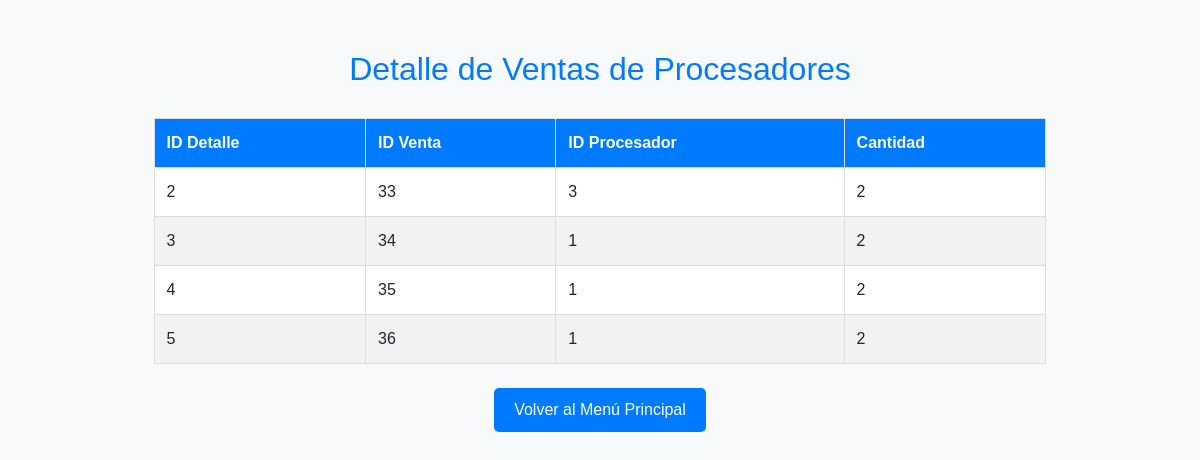
The app's page /super_admin/detalle_venta.php with its own data.
### tables this page shows
CREATE TABLE `detalles_venta` (
  `id_deta_ven_pro` int(11) NOT NULL,
  `id_venta` int(11) DEFAULT NULL,
  `id_procesadores` int(11) DEFAULT NULL,
  `cantidad` int(11) DEFAULT NULL
);

### super_admin/detalle_venta.php (the view, shortened to what this page needs)
<?php
$conex = new Database;
$con = $conex->conectar();
$sql = "SELECT id_deta_ven_pro, id_venta, id_procesadores, cantidad FROM detalles_venta";
$resultado = $con->query($sql);
?>
<!DOCTYPE html>
<html lang="es">
<head>
    <link href="https://cdn.jsdelivr.net/npm/bootstrap@5.3.2/dist/css/bootstrap.min.css" rel="stylesheet">
</head>
<body>
    <div class="container">
        <h2>Detalle de Ventas de Procesadores</h2>
        <table>
            <thead>
                <tr>
                    <th>ID Detalle</th>
                    <th>ID Venta</th>
                    <th>ID Procesador</th>
                    <th>Cantidad</th>
                </tr>
            </thead>
            <tbody>
                <?php while ($fila = $resultado->fetch(PDO::FETCH_ASSOC)): ?>
                    <tr>
                        <td><?= $fila['id_deta_ven_pro'] ?></td>
                        <td><?= $fila['id_venta'] ?></td>
                        <td><?= $fila['id_procesadores'] ?></td>
                        <td><?= $fila['cantidad'] ?></td>
                    </tr>
                <?php endwhile; ?>
            </tbody>
        </table>
        <div class="text-center mt-4">
            <a href="index.php" class="btn">Volver al Menú Principal</a>
        </div>
    </div>
</body>
</html>

### super_admin/detalle_venta.php (style rules this page uses)
body { background-color: #f8f9fa; font-family: Arial, sans-serif; }
h2 { color: #007bff; text-align: center; margin-top: 50px; }
table { width: 80%; margin: 0 auto; margin-top: 30px; border-collapse: collapse; }
th, td { padding: 12px; text-align: left; border: 1px solid #ddd; }
th { background-color: #007bff; color: white; }
td { background-color: #fff; }
tr:nth-child(even) td { background-color: #f2f2f2; }
.container { margin-top: 50px; }
.btn { background-color: #007bff; color: white; padding: 10px 20px; border: none; border-radius: 5px; cursor: pointer; text-decoration: none; }

### records on screen
detalles_venta: id_deta_ven_pro "2", id_venta "33", id_procesadores "3", cantidad "2"
detalles_venta: id_deta_ven_pro "3", id_venta "34", id_procesadores "1", cantidad "2"
detalles_venta: id_deta_ven_pro "4", id_venta "35", id_procesadores "1", cantidad "2"
detalles_venta: id_deta_ven_pro "5", id_venta "36", id_procesadores "1", cantidad "2"
